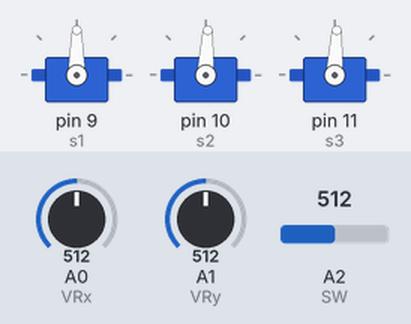
A sketch run on a simulated Arduino Uno, built with avr-gcc and run on an emulated ATmega328P. On the bench: 3 × servo. Inputs (shaded band) come from the test bench; at power-on: A0 (VRx) = 512, A1 (VRy) = 512, A2 (SW) = 512.

Above: at 1.2 s.
1.3 s: A0 (VRx) set to 716
At 2.5 s:
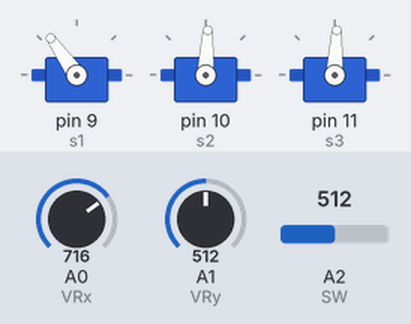
2.8 s: A1 (VRy) set to 716
At 3.1 s:
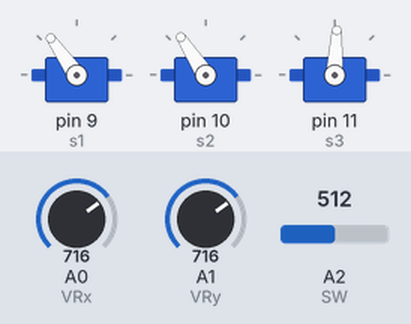
4.3 s: A2 (SW) set to 716
At 5.1 s:
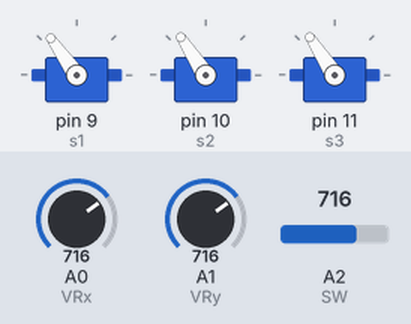
5.8 s: A0 (VRx) set to 900
At 6.6 s:
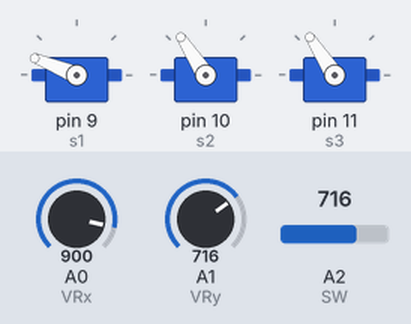
7.3 s: A1 (VRy) set to 900
At 8.5 s:
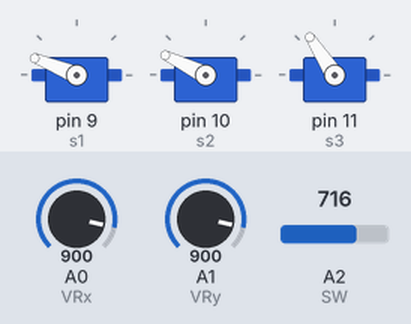
8.8 s: A2 (SW) set to 900
At 10.1 s:
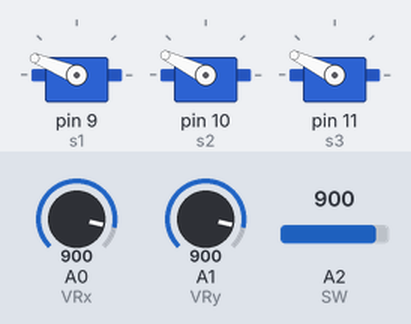
Timing chart, 0 to 11.3 s (numbered marks = the images above; inputs shaded):
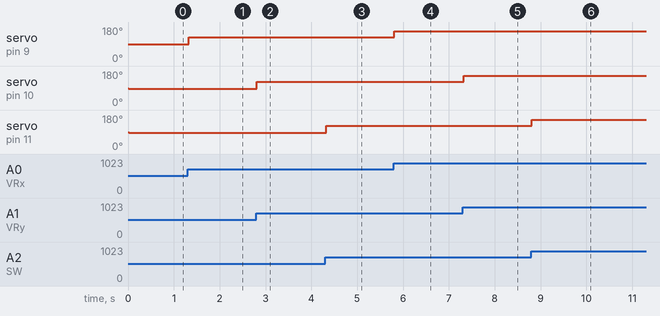

The sketch:

BattleBot.ino
```cpp
#include <Servo.h>

Servo s1;
Servo s2;
Servo s3;

int VRx = A0;
int VRy = A1;
int SW = 2;
int Laserscanner = 9;

void setup() {
  pinMode(VRx, INPUT);
  pinMode(VRy, INPUT);
  pinMode(SW, INPUT_PULLUP);
  s1.attach(9);
  s2.attach(10);
  s3.attach(11);
  Serial.begin(9600);
}

void loop() {
  ServoOneControl();
  ServoTwoControl();
  ServoThreeControl();
}

// X-Value Control

int ServoOneControl() {
  int ServoOneVal;
  ServoOneVal = analogRead(VRx);
  ServoOneVal = map (ServoOneVal, 0, 1023, 0, 180);
  s1.write(ServoOneVal);
  delay(15);
}

// Y-Value Control

int ServoTwoControl() {
  int ServoTwoVal;
  ServoTwoVal = analogRead(VRy);
  ServoTwoVal = map(ServoTwoVal, 3, 1023, 0, 176);
  s2.write(ServoTwoVal);
  delay(15);
}

int ServoThreeControl() {
  int ServoThreeVal;
  ServoThreeVal = analogRead(SW);
  ServoThreeVal = map(ServoThreeVal, 3, 1023, 0, 176);
  s3.write(ServoThreeVal);
  delay(15);
}

// DEBUG Function

int DebugFunction() {
  int ServoXVal;
  int ServoYVal;
  ServoXVal = analogRead(VRx);
  ServoYVal = analogRead(VRy);
  Serial.print("X Value:");
  Serial.println (ServoXVal);
  delay(1000);
  Serial.println ("Y Value:");
  Serial.println (ServoYVal);
  delay(1000);
}
```

Measured:
- after the input at 1.3 s, servo on pin 9 (s1): 90° → 125° at once
- after the input at 2.8 s, servo on pin 10 (s2): 87° → 123° at once
- after the input at 4.3 s, servo on pin 11 (s3): 87° → 123° at once
- after the input at 5.8 s, servo on pin 9 (s1): 125° → 158° at once
- after the input at 7.3 s, servo on pin 10 (s2): 123° → 154° at once
- after the input at 8.8 s, servo on pin 11 (s3): 123° → 154° at once
